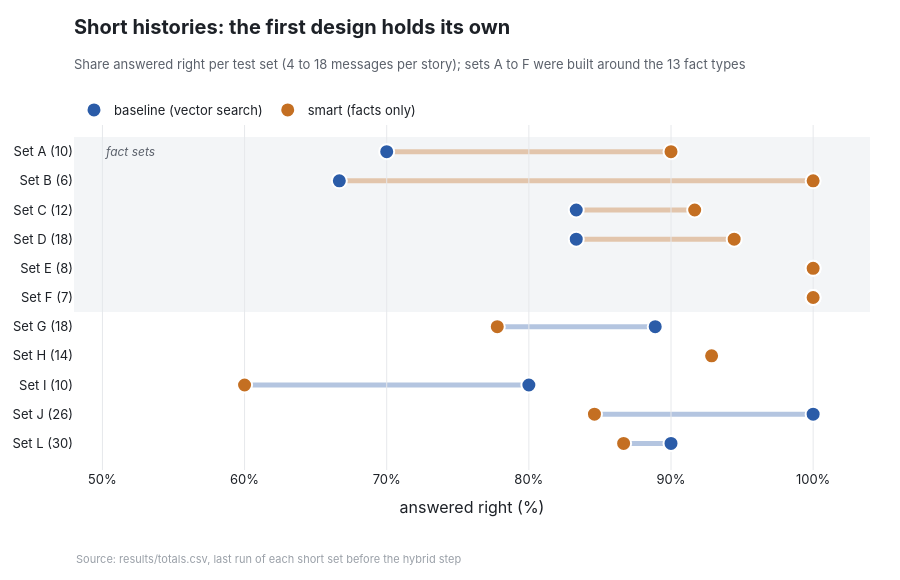

Here is the notebook cell this chart was saved with:
### Markdown cell above
## The first design on short histories

Vector memory cannot tell an old value from a new one, nor a past fact from a present one, and it does not know that an allergy matters when the question is about a recipe.

The first design, **smart**, replaces the messages with structured facts: the model extracts `lives_in = Milan` or `allergic_to = peanuts`, a new value supersedes the old one, and a relevance gate lets only matching facts into the prompt.

### Code cell
ch.short_sets()

### Figure 1 — Plotly figure (JSON) as saved in the notebook; plotly's stock layout.template omitted (floating-point values rounded to 4 significant figures)
{"data": [{"hovertemplate": "<b>%{y}</b><br>baseline (vector search): %{x:.0f}% right<extra></extra>", "marker": {"color": "#2b5ca8", "line": {"color": "white", "width": 2}, "size": 15}, "mode": "markers", "name": "baseline (vector search)", "type": "scatter", "x": [90.0, 100.0, 80.0, 92.86, 88.89, 100.0, 100.0, 83.33, 83.33, 66.67, 70.0], "y": ["Set L (30)", "Set J (26)", "Set I (10)", "Set H (14)", "Set G (18)", "Set F (7)", "Set E (8)", "Set D (18)", "Set C (12)", "Set B (6)", "Set A (10)"]}, {"hovertemplate": "<b>%{y}</b><br>smart (facts only): %{x:.0f}% right<extra></extra>", "marker": {"color": "#c46f22", "line": {"color": "white", "width": 2}, "size": 15}, "mode": "markers", "name": "smart (facts only)", "type": "scatter", "x": [86.67, 84.62, 60.0, 92.86, 77.78, 100.0, 100.0, 94.44, 91.67, 100.0, 90.0], "y": ["Set L (30)", "Set J (26)", "Set I (10)", "Set H (14)", "Set G (18)", "Set F (7)", "Set E (8)", "Set D (18)", "Set C (12)", "Set B (6)", "Set A (10)"]}], "layout": {"annotations": [{"font": {"color": "#5b616b", "size": 12}, "showarrow": false, "text": "<i>fact sets</i>", "x": 50, "xanchor": "left", "y": "Set A (10)"}, {"font": {"color": "#9aa0a8", "size": 11}, "showarrow": false, "text": "Source: results/totals.csv, last run of each short set before the hybrid step", "x": 0, "xanchor": "left", "xref": "paper", "y": 0, "yanchor": "bottom", "yref": "paper", "yshift": -98}], "height": 580, "margin": {"b": 110, "l": 20, "r": 30, "t": 125}, "shapes": [{"layer": "below", "line": {"color": "#2b5ca8", "width": 5}, "opacity": 0.35, "type": "line", "x0": 90, "x1": 86.67, "y0": "Set L (30)", "y1": "Set L (30)"}, {"layer": "below", "line": {"color": "#2b5ca8", "width": 5}, "opacity": 0.35, "type": "line", "x0": 100, "x1": 84.62, "y0": "Set J (26)", "y1": "Set J (26)"}, {"layer": "below", "line": {"color": "#2b5ca8", "width": 5}, "opacity": 0.35, "type": "line", "x0": 80, "x1": 60, "y0": "Set I (10)", "y1": "Set I (10)"}, {"layer": "below", "line": {"color": "#c9cdd2", "width": 5}, "opacity": 0.35, "type": "line", "x0": 92.86, "x1": 92.86, "y0": "Set H (14)", "y1": "Set H (14)"}, {"layer": "below", "line": {"color": "#2b5ca8", "width": 5}, "opacity": 0.35, "type": "line", "x0": 88.89, "x1": 77.78, "y0": "Set G (18)", "y1": "Set G (18)"}, {"layer": "below", "line": {"color": "#c9cdd2", "width": 5}, "opacity": 0.35, "type": "line", "x0": 100, "x1": 100, "y0": "Set F (7)", "y1": "Set F (7)"}, {"layer": "below", "line": {"color": "#c9cdd2", "width": 5}, "opacity": 0.35, "type": "line", "x0": 100, "x1": 100, "y0": "Set E (8)", "y1": "Set E (8)"}, {"layer": "below", "line": {"color": "#c46f22", "width": 5}, "opacity": 0.35, "type": "line", "x0": 83.33, "x1": 94.44, "y0": "Set D (18)", "y1": "Set D (18)"}, {"layer": "below", "line": {"color": "#c46f22", "width": 5}, "opacity": 0.35, "type": "line", "x0": 83.33, "x1": 91.67, "y0": "Set C (12)", "y1": "Set C (12)"}, {"layer": "below", "line": {"color": "#c46f22", "width": 5}, "opacity": 0.35, "type": "line", "x0": 66.67, "x1": 100, "y0": "Set B (6)", "y1": "Set B (6)"}, {"layer": "below", "line": {"color": "#c46f22", "width": 5}, "opacity": 0.35, "type": "line", "x0": 70, "x1": 90, "y0": "Set A (10)", "y1": "Set A (10)"}, {"fillcolor": "#f3f5f7", "layer": "below", "line": {"width": 0}, "type": "rect", "x0": 0, "x1": 1, "xref": "x domain", "y0": 4.5, "y1": 10.5, "yref": "y"}], "title": {"font": {"size": 20}, "pad": {"t": 20}, "subtitle": {"font": {"color": "#5b616b", "size": 13}, "text": "Share answered right per test set (4 to 18 messages per story); sets A to F were built around the 13 fact types"}, "text": "<b>Short histories: the first design holds its own</b>", "x": 0, "xanchor": "left", "xref": "paper", "y": 1, "yanchor": "top", "yref": "container"}, "xaxis": {"range": [48, 104], "ticksuffix": "%", "title": {"text": "answered right (%)"}}, "yaxis": {"showgrid": false}}}
